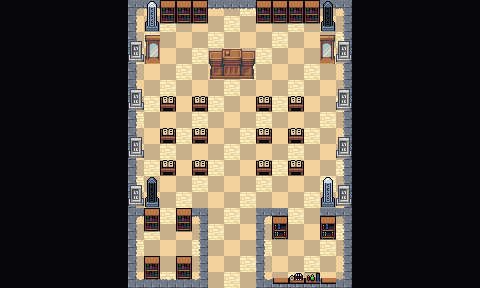

Rendered tile map (Tiled .tmx) drawn with the repository's tilesets; below, a short description and the map source with its tile grids summarised:
An orthogonal 30x18 tile map with 16x16 px tiles, 4 tile layers (Collision, Background, Ground and Walls, Clutter), 3 tilesets and 27 objects.

<map version="1.10" tiledversion="1.11.2" orientation="orthogonal" renderorder="right-down" width="30" height="18" tilewidth="16" tileheight="16" infinite="0" nextlayerid="7" nextobjectid="85">
 <editorsettings>
  <export target="wastetown..tmx" format="tmx" />
 </editorsettings>
 <properties>
  <property name="dungeonEffect" value="{&quot;startBattleWithCard&quot;: [ &quot;Silverquill Apprentice&quot; ]}" />
 </properties>
 <tileset firstgid="1" source="../../../../common/maps/tileset/main.tsx" />
 <tileset firstgid="10113" source="../../../../common/maps/tileset/buildings.tsx" />
 <tileset firstgid="11905" source="../../../../common/maps/tileset/dungeon/dungeon_bis.tsx" />
 <layer id="6" name="Collision" width="30" height="18">
  <data>[540 cells, 252 non-empty, 12 distinct tile ids]</data>
 </layer>
 <layer id="1" name="Background" width="30" height="18">
  <data>[540 cells, 539 non-empty, 5 distinct tile ids]</data>
 </layer>
 <layer id="2" name="Ground and Walls" width="30" height="18">
  <data>[540 cells, 89 non-empty, 20 distinct tile ids]</data>
 </layer>
 <layer id="3" name="Clutter" width="30" height="18">
  <properties>
   <property name="spriteLayer" type="bool" value="true" />
  </properties>
  <data>[540 cells, 124 non-empty, 28 distinct tile ids]</data>
 </layer>
 <objectgroup id="4" name="Objects">
  <object id="38" template="../../../../common/maps/obj/entry_up.tx" x="207.09" y="288.3" width="51" height="16">
   <properties>
    <property name="teleport" value="" />
   </properties>
  </object>
  <object id="50" template="../../../../common/maps/obj/enemy.tx" x="161.006" y="191.459">
   <properties>
    <property name="enemy" value="Felisa" />
    <property name="threatRange" type="int" value="20" />
   </properties>
  </object>
  <object id="52" template="../../../../common/maps/obj/gold.tx" x="270.167" y="270.5" />
  <object id="53" template="../../../../common/maps/obj/enemy.tx" x="223.16" y="41.762">
   <properties>
    <property name="effect" value="{&quot;startBattleWithCard&quot;: [&quot;Hall of Oracles|STX&quot;, &quot;Sparring Regimen&quot;]}" />
    <property name="enemy" value="Shadrix" />
    <property name="reward">[
  {
    "type": "item",
    "probability": 1,
    "count": 1,
    "itemName": "Silverquill Key"
  }
]
</property>
   </properties>
  </object>
  <object id="57" template="../../../../common/maps/obj/booster.tx" x="294.308" y="269.487">
   <properties>
    <property name="reward">[
  {
    "editions": [ "STX" ],
    "type": "card",
    "count": 10,
    "rarity": [ "Common" ]
  },
  {
    "editions": [ "STX" ],
    "type": "card",
    "count": 3,
    "rarity": [ "Uncommon" ]
  },
  {
    "editions": [ "STX" ],
    "type": "card",
    "count": 1,
    "rarity": [ "Rare", "Mythic Rare" ]
  }
]
</property>
   </properties>
  </object>
  <object id="58" template="../../../../common/maps/obj/manashards.tx" x="317.975" y="272.958" />
  <object id="59" template="../../../../common/maps/obj/enemy.tx" x="254.878" y="125.935">
   <properties>
    <property name="enemy" value="Shaile" />
    <property name="speedModifier" type="float" value="10" />
    <property name="threatRange" type="int" value="40" />
   </properties>
  </object>
  <object id="60" template="../../../../common/maps/obj/enemy.tx" x="191.392" y="125.555">
   <properties>
    <property name="enemy" value="Breena" />
    <property name="speedModifier" type="float" value="10" />
    <property name="threatRange" type="int" value="40" />
   </properties>
  </object>
  <object id="61" template="../../../../common/maps/obj/enemy.tx" x="288.444" y="192.133">
   <properties>
    <property name="enemy" value="Killian" />
    <property name="threatRange" type="int" value="20" />
   </properties>
  </object>
  <object id="66" template="../../../../common/maps/obj/dialog.tx" x="203.833" y="219.583" width="52" height="15.5" visible="1">
   <properties>
    <property name="dialog">[
{
   "text": "The inhabitants of the classrom ahead are embroiled in a heated debate as you approach. Instantly, the chatter falls to silence. At the class's front, a dragon pauses its lecture and gives you a derisive glare.
'Silverquill isn't accepting new students at the moment. Leave now, or become an object lesson on how deadly words can be when applied with the right magical backing.'",
   "options": [{
      "name": "(Continue)", "action": [{"deleteMapObject":-1}]}]
}
]</property>
   </properties>
  </object>
  <object id="67" template="../../../../common/maps/obj/gate.tx" gid="1073745949" x="287.508" y="215.561" width="34.1665" height="20.1818" rotation="0">
   <properties>
    <property name="dialog">[{
    "text":"This gate is locked.",
    "options":[
    { "name":"Leave" },
    {      
        "name":"Unlock with Silverquill Key",     
        "condition":[{"item":"Silverquill Key"}],    
        "text":"The gate swings open.",
        "options":[{"name":"Continue", "action":[ {"deleteMapObject":-1}, {"deleteMapObject":69}, {"removeItem":"Silverquill Key"}]} ]
    }
    ]
}]</property>
   </properties>
  </object>
  <object id="68" template="../../../../common/maps/obj/scroll.tx" x="158.624" y="248.676">
   <properties>
    <property name="reward" value="[ { &quot;type&quot;: &quot;card&quot;, &quot;cardName&quot;: &quot;Shineshadow Snarl&quot;, &quot;editions&quot;: [ &quot;STX&quot; ], &quot;count&quot;: 1 } ]" />
   </properties>
  </object>
  <object id="70" template="../../../../common/maps/obj/collision.tx" x="209.218" y="45.5279" width="45.4828" height="33.515" />
  <object id="71" template="../../../../common/maps/obj/collision.tx" x="257.543" y="-0.649217" width="77.6994" height="25.9978" />
  <object id="72" template="../../../../common/maps/obj/collision.tx" x="144.248" y="-3.33393" width="61.5911" height="25.9978" />
  <object id="73" template="../../../../common/maps/obj/collision.tx" x="144.785" y="31.0304" width="16.4879" height="33.515" />
  <object id="74" template="../../../../common/maps/obj/collision.tx" x="318.754" y="31.5674" width="16.4879" height="33.515" />
  <object id="75" template="../../../../common/maps/obj/collision.tx" x="319.291" y="173.32" width="16.4879" height="33.515" />
  <object id="76" template="../../../../common/maps/obj/collision.tx" x="143.174" y="174.394" width="16.4879" height="33.515" />
  <object id="77" template="../../../../common/maps/obj/collision.tx" x="337.256" y="88.7425" width="14.4879" height="20.515" />
  <object id="78" template="../../../../common/maps/obj/collision.tx" x="336.756" y="41.7425" width="14.4879" height="20.515" />
  <object id="79" template="../../../../common/maps/obj/collision.tx" x="336.756" y="136.243" width="14.4879" height="20.515" />
  <object id="80" template="../../../../common/maps/obj/collision.tx" x="335.756" y="184.243" width="14.4879" height="20.515" />
  <object id="81" template="../../../../common/maps/obj/collision.tx" x="128.256" y="184.743" width="14.4879" height="20.515" />
  <object id="82" template="../../../../common/maps/obj/collision.tx" x="128.756" y="137.243" width="14.4879" height="20.515" />
  <object id="83" template="../../../../common/maps/obj/collision.tx" x="127.756" y="89.7425" width="14.4879" height="20.515" />
  <object id="84" template="../../../../common/maps/obj/collision.tx" x="129.256" y="39.2425" width="14.4879" height="20.515" />
 </objectgroup>
</map>
